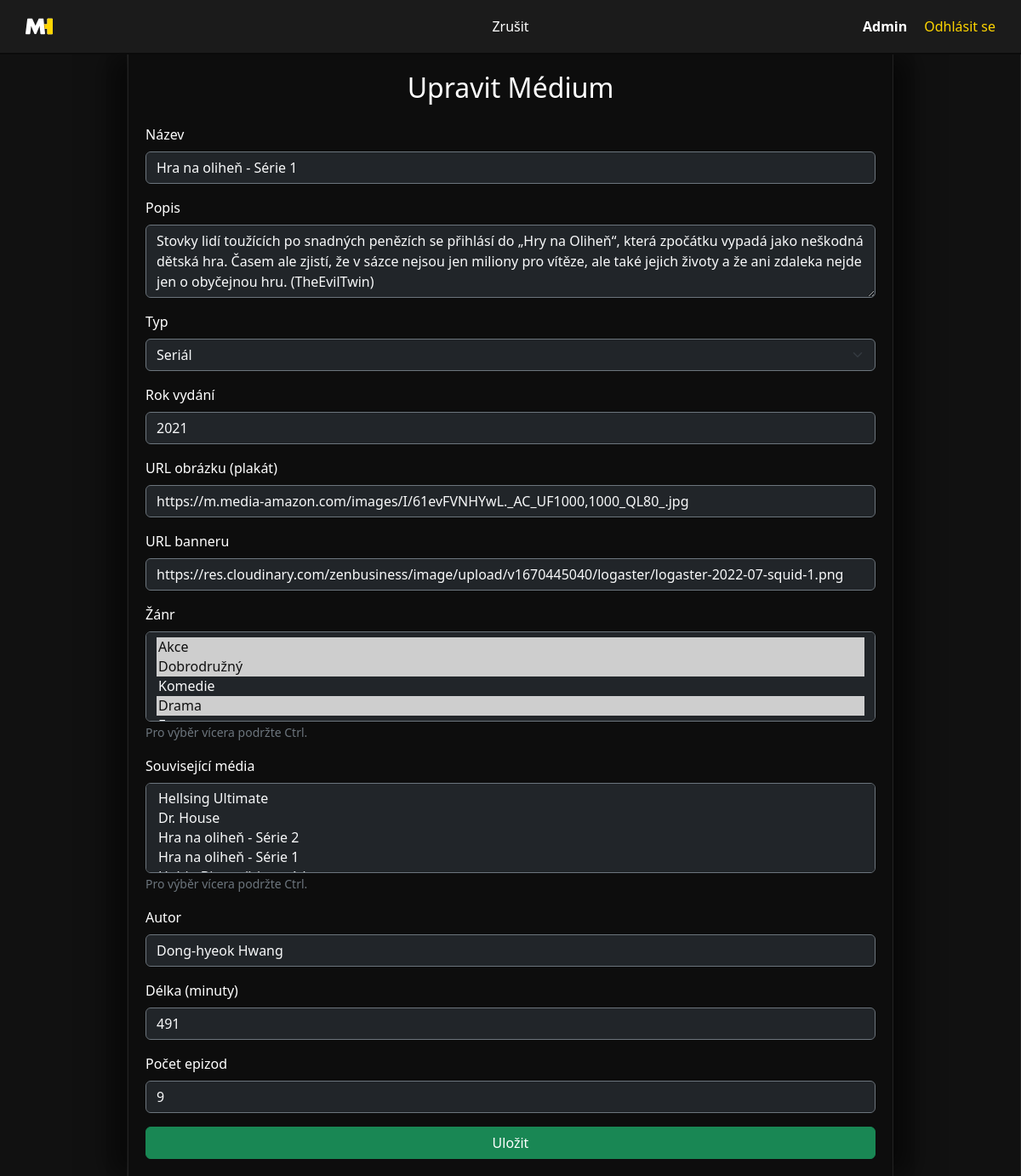
Screenshot of /my-rating/views/media/Edit.php?id=25 (signed in) with the database file from the repository.
### tables this page shows
CREATE TABLE `media` (
  `id` int(11) NOT NULL,
  `title` varchar(255) NOT NULL,
  `description` text DEFAULT NULL,
  `image_url` varchar(255) DEFAULT NULL,
  `banner_url` varchar(255) DEFAULT NULL,
  `type` enum('film','series','anime') NOT NULL,
  `year` int(11) DEFAULT NULL,
  `created_by` int(11) DEFAULT NULL,
  `created_at` datetime DEFAULT current_timestamp(),
  `genre` varchar(100) DEFAULT NULL,
  `duration` int(11) DEFAULT NULL,
  `episode_count` int(11) DEFAULT NULL,
  `author` varchar(255) DEFAULT NULL,
  `related` text DEFAULT NULL
);

### my-rating/models/Media.php (called while the page is built, shortened)
<?php
class Media {
    private $db;
    public function __construct($db) {
        $this->db = $db;
    }
    public function getAll() {
        $sql = "SELECT * FROM media ORDER BY created_at DESC";
        $stmt = $this->db->prepare($sql);
        $stmt->execute();
        return $stmt->fetchAll(PDO::FETCH_ASSOC);
    }
    public function getById($id) {
        $sql = "SELECT * FROM media WHERE id = :id";
        $stmt = $this->db->prepare($sql);
        $stmt->execute([':id' => $id]);
        return $stmt->fetch(PDO::FETCH_ASSOC);
    }
}

### my-rating/views/media/Edit.php (the view, shortened to what this page needs)
<?php
require_once '../../models/Media.php';
$mediaId = isset($_GET['id']) ? intval($_GET['id']) : (isset($_POST['id']) ? intval($_POST['id']) : null);
$db = (new Database())->getConnection();
$mediaModel = new Media($db);
$media = $mediaModel->getById($mediaId);
$allMedia = $mediaModel->getAll();
?>
<!DOCTYPE html>
<html lang="cs">
<head>
    <link href="https://cdn.jsdelivr.net/npm/bootstrap@5.3.3/dist/css/bootstrap.min.css" rel="stylesheet">
    <link rel="stylesheet" href="/WA-2025-KV-semestral_project/my-rating/public/css/layout.css">
</head>
<body>
<?php
$media = $media ?? null;
include __DIR__ . '/../../public/navbar.php';
?>
    <div class="main-wrapper">
        <div class="sidebar"></div>
        <div class="content">
            <h2 class="mb-4 text-center">Upravit Médium</h2>
            <form action="/WA-2025-KV-semestral_project/my-rating/controllers/MediaController.php?action=edit&id=<?= htmlspecialchars($mediaId) ?>" method="post">
                <div class="mb-3">
                    <label for="title" class="form-label">Název</label>
                    <input type="text" id="title" name="title"
                        class="form-control bg-dark text-light border-secondary" required
                        value="<?= htmlspecialchars($media['title'] ?? '') ?>">
                </div>
                <div class="mb-3">
                    <label for="description" class="form-label">Popis</label>
                    <textarea id="description" name="description"
                        class="form-control bg-dark text-light border-secondary" rows="3"><?= htmlspecialchars($media['description'] ?? '') ?></textarea>
                </div>
                <div class="mb-3">
                    <label for="type" class="form-label">Typ</label>
                    <select id="type" name="type"
                        class="form-select bg-dark text-light border-secondary" required>
                        <option value="series" <?= ($media['type'] ?? '') === 'series' ? 'selected' : '' ?>>Seriál</option>
                    </select>
                </div>
                <div class="mb-3">
                    <label for="year" class="form-label">Rok vydání</label>
                    <input type="number" id="year" name="year"
                        class="form-control bg-dark text-light border-secondary" min="1900" max="2100"
                        value="<?= htmlspecialchars($media['year'] ?? '') ?>">
                </div>
                <div class="mb-3">
                    <label for="image_url" class="form-label">URL obrázku (plakát)</label>
                    <input type="url" id="image_url" name="image_url"
                        class="form-control bg-dark text-light border-secondary"
                        value="<?= htmlspecialchars($media['image_url'] ?? '') ?>">
                </div>
                <div class="mb-3">
                    <label for="banner_url" class="form-label">URL banneru</label>
                    <input type="url" id="banner_url" name="banner_url"
                        class="form-control bg-dark text-light border-secondary"
                        value="<?= htmlspecialchars($media['banner_url'] ?? '') ?>">
                </div>
                <div class="mb-3">
                    <label for="genre" class="form-label">Žánr</label>
                    <?php
                    $selectedGenres = isset($media['genre']) ? array_map('trim', explode(',', $media['genre'])) : [];
                    ?>
                    <select id="genre" name="genre[]"
                        class="form-select bg-dark text-light border-secondary" multiple required>
                        <option value="Action" <?= in_array('Action', $selectedGenres) ? 'selected' : '' ?>>Akce</option>
                        <option value="Adventure" <?= in_array('Adventure', $selectedGenres) ? 'selected' : '' ?>>Dobrodružný</option>
                        <option value="Comedy" <?= in_array('Comedy', $selectedGenres) ? 'selected' : '' ?>>Komedie</option>
                        <option value="Drama" <?= in_array('Drama', $selectedGenres) ? 'selected' : '' ?>>Drama</option>
                        <option value="Fantasy" <?= in_array('Fantasy', $selectedGenres) ? 'selected' : '' ?>>Fantasy</option>
                    </select>
                    <small class="text-secondary">Pro výběr vícera podržte Ctrl.</small>
                </div>
                <div class="mb-3">
                    <label for="related" class="form-label">Související média</label>
                    <select id="related" name="related[]"
                        class="form-select bg-dark text-light border-secondary" multiple>
                        <?php if (!empty($allMedia)): foreach ($allMedia as $item): ?>
                        <option value="<?= $item['id'] ?>"
                            <?= isset($media['related']) && in_array($item['id'], array_map('intval', json_decode($media['related'], true) ?? [])) ? 'selected' : '' ?>>
                        </option>
                        <?php endforeach;
                        endif; ?>
                    </select>
                    <small class="text-secondary">Pro výběr vícera podržte Ctrl.</small>
                </div>
                <div class="mb-3">
                    <label for="author" class="form-label">Autor</label>
                    <input type="text" id="author" name="author"
                        class="form-control bg-dark text-light border-secondary"
                        value="<?= htmlspecialchars($media['author'] ?? '') ?>">
                </div>
                <div class="mb-3">
                    <label for="duration" class="form-label">Délka (minuty)</label>
                    <input type="number" id="duration" name="duration"
                        class="form-control bg-dark text-light border-secondary" min="1"
                        value="<?= htmlspecialchars($media['duration'] ?? '') ?>">
                </div>
                <div class="mb-3">
                    <label for="episode_count" class="form-label">Počet epizod</label>
                    <input type="number" id="episode_count" name="episode_count"
                        class="form-control bg-dark text-light border-secondary" min="1"
                        value="<?= htmlspecialchars($media['episode_count'] ?? '') ?>">
                </div>
                <button type="submit" class="btn btn-success w-100">Uložit</button>
            </form>
        </div>
        <div class="sidebar"></div>
    </div>
</body>
</html>

### my-rating/public/css/layout.css (style rules this page uses)
body { margin: 0; background-color: #111; color: #fff; font-family: "Segoe UI", sans-serif; }
.main-wrapper { display: flex; min-height: 100vh; }
.sidebar { width: 150px; background-color: #111; border-right: 1px solid #222; min-height: 100vh; }
.content { flex: 1; padding: 20px; background-color: #0d0d0d; box-shadow: -20px 0 30px rgba(0, 0, 0, 0.5), 20px 0 30px rgba(0, 0, 0, 0.5); position: relative; z-index: 0; border-left: 1px solid #222; border-right: 1px solid #222; }

### rows the page displays
media: title "Hra na oliheň - Série 1", description "Stovky lidí toužících po snadných penězích se přihlásí do „Hry na Oliheň“, která zpočátku vypadá jako neškodná dětská hra. Časem ale zjistí, že v sázce nejsou jen miliony pro vítěze, ale také jejich životy a že ani zdaleka nejde jen o obyčejnou hru. (TheEvilTwin)", type "Seriál", year "2021", image_url "https://m.media-amazon.com/images/I/61evFVNHYwL._AC_UF1000,1000_QL80_.jpg", banner_url "https://res.cloudinary.com/zenbusiness/image/upload/v1670445040/logaster/logaster-2022-07-squid-1.png", genre "Akce ☑ / Dobrodružný ☑ / Komedie / Drama ☑", $item['id'] 25 (drawn), author "Dong-hyeok Hwang", duration "491", episode_count "9"

### other values shown
$username "Admin"
